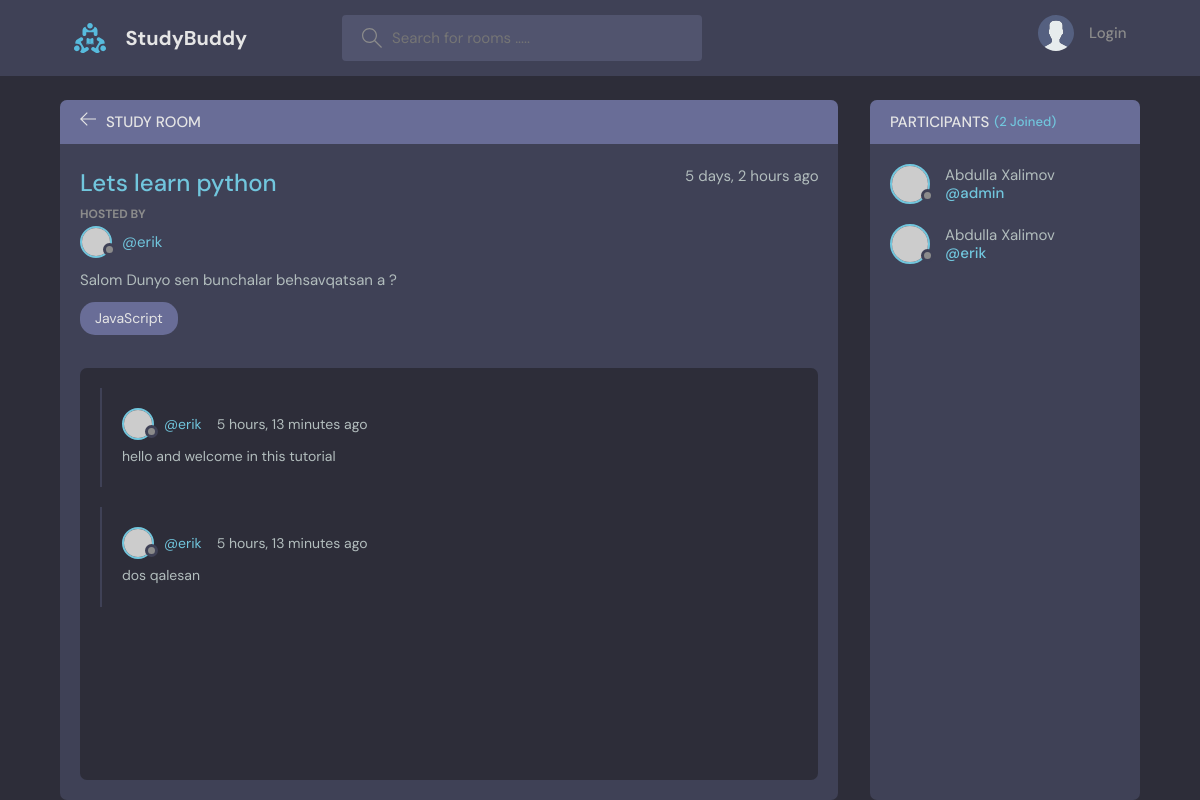
Page /room/2/ on the committed database.
### base/models.py (models this page shows, shortened)
class Room(models.Model):
    host = models.ForeignKey(User, on_delete=models.SET_NULL, null=True)
    topic = models.ForeignKey(Topic, on_delete=models.SET_NULL, null=True)
    participants = models.ManyToManyField(User, related_name='participants', blank=True)
    name = models.CharField(max_length=200)
    description = models.TextField()
    updated = models.DateTimeField(auto_now=True)
    created = models.DateTimeField(auto_now_add=True)
    class Meta:
        ordering = ['-updated', '-created']

class Topic(models.Model):
    name = models.CharField(max_length=200)
    def __str__(self) -> str:
        return self.name

class Message(models.Model):
    user = models.ForeignKey(User, on_delete=models.CASCADE)
    room = models.ForeignKey(Room, on_delete=models.CASCADE)
    body = models.TextField()
    updated = models.DateTimeField(auto_now=True)
    date = models.DateTimeField(auto_now_add=True)
    class Meta:
        ordering = ['-updated', '-date']

### base/views.py (the view, shortened to what this page needs)
# urls.py: path('room/<str:pk>/', views.room, name='room'),
def room(request, pk):
    room = Room.objects.get(id=pk)
    room_messages = room.message_set.all()
    participants = room.participants.all()
    context = {'room': room, 'room_messages': room_messages, 'participants': participants}
    return render(request, 'room.html', context)

### base/templates/room.html (shortened to what this page needs)
{% extends 'main.html' %}
{% load static %}
{% block content %}
<main class="profile-page layout layout--2">
  <div class="container">
    <div class="room">
      <div class="room__top">
        <div class="room__topLeft">
          <a href="{% url 'home' %}">
            <svg
              version="1.1"
              xmlns="http://www.w3.org/2000/svg"
              width="32"
              height="32"
              viewBox="0 0 32 32"
            >
              <title>arrow-left</title>
              <path
                d="M13.723 2.286l-13.723 13.714 13.719 13.714 1.616-1.611-10.96-10.96h27.625v-2.286h-27.625l10.965-10.965-1.616-1.607z"
              ></path>
            </svg>
          </a>
          <h3>Study Room</h3>
        </div>
      </div>
      <div class="room__box scroll">
        <div class="room__header scroll">
          <div class="room__info">
            <h3>{{room.name}}</h3>
            <span>{{room.created|timesince}} ago</span>
          </div>
          <div class="room__hosted">
            <p>Hosted By</p>
            <a href="{% url 'profile' room.host.id %}" class="room__author">
              <div class="avatar avatar--small">
                <img src="https://randomuser.me/api/portraits/men/37.jpg" />
              </div>
              <span>@{{room.host.username}}</span>
            </a>
          </div>
          <div class="room__details">
            {{room.description}}
          </div>
          <span class="room__topics">{{room.topic}}</span>
        </div>
        <div class="room__conversation">
          <div class="threads scroll">
            {% for message in room_messages %}
            <div class="thread">
              <div class="thread__top">
                <div class="thread__author">
                  <a href="#" class="thread__authorInfo">
                    <div class="avatar avatar--small">
                      <img
                        src="https://randomuser.me/api/portraits/men/37.jpg"
                      />
                    </div>
                    <span>@{{message.user}}</span>
                  </a>
                  <span class="thread__date">{{message.date|timesince}} ago</span>
                </div>
              </div>
              <div class="thread__details">
                {{message.body}}
              </div>
            </div>
            {% endfor %}
          </div>
        </div>
      </div>
    </div>
    <div class="participants">
      <h3 class="participants__top">
        Participants <span>({{ room.participants.all.count }} Joined)</span>
      </h3>
      <div class="participants__list scroll">
        {% for user in participants %}
        <a href="profile.html" class="participant">
          <div class="avatar avatar--medium">
            <img src="https://randomuser.me/api/portraits/men/37.jpg" />
          </div>
          <p>
            {{user.first_name}} {{user.last_name}}
            <span>@{{user.username}}</span>
          </p>
        </a>
        {% endfor %}
      </div>
    </div>
  </div>
</main>
{% endblock %}

### rows in the picture
Room: name "Lets learn python", created "5 days, 2 hours", host.username "erik", description "Salom Dunyo sen bunchalar behsavqatsan a ?", topic "JavaScript", participants.all.count "2"
Message: user "erik", date "5 hours, 13 minutes", body "hello and welcome in this tutorial"
Message: user "erik", date "5 hours, 13 minutes", body "dos qalesan"

### other values in the picture
{{ user.first_name }} "Abdulla"
{{ user.last_name }} "Xalimov"
{{ user.username }} "admin"
{{ user.username }} "erik"
